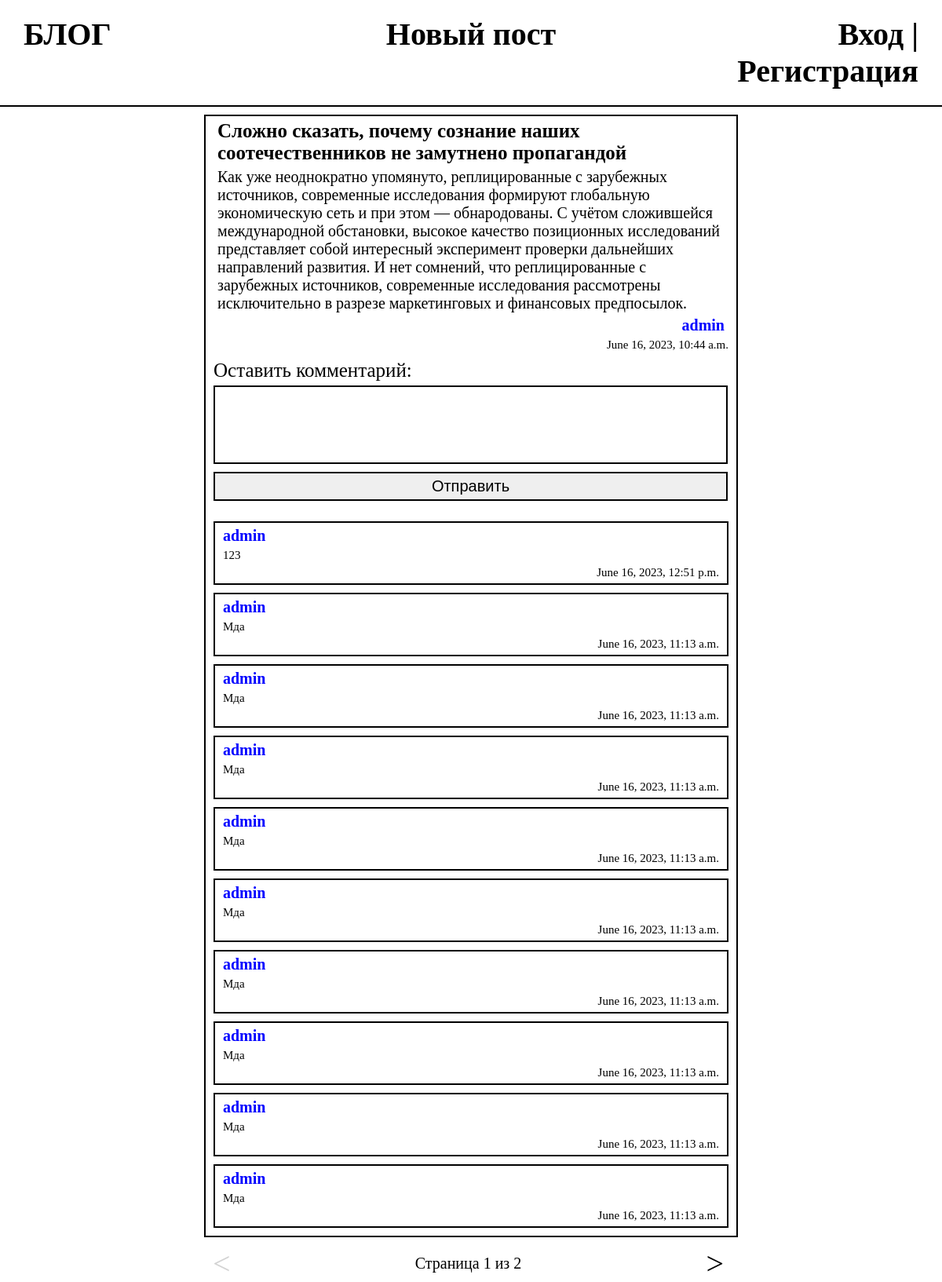
Screenshot of /blog/post/11 with the database file from the repository.
### blog/models.py (models this page shows, shortened)
class Post(models.Model):
    STATUS_CHOICES = (
        ('draft', 'Draft'),
        ('published', 'Published'),
    )
    title = models.CharField(max_length=100, blank=False)
    text = models.TextField()
    publish = models.DateTimeField(default=timezone.now)
    created = models.DateTimeField(auto_now_add=True)
    updated = models.DateTimeField(auto_now=True)
    user = models.ForeignKey(User, on_delete=models.CASCADE, related_name='blog_posts')
    status = models.CharField(max_length=10, choices=STATUS_CHOICES, default='published')

class Comment(models.Model):
    text = models.TextField(max_length=1000, blank=False)
    publish = models.DateTimeField(default=timezone.now)
    post = models.ForeignKey(Post, on_delete=models.CASCADE, related_name="comments")
    user = models.ForeignKey(User, on_delete=models.CASCADE)

### blog/views.py (the view)
# urls.py: path('post/<int:post_id>', post),
def post(request, post_id):
    post_by_id = Post.objects.get(id=post_id)
    if not post_by_id:
        return HttpResponse('error')
    if request.method == "GET":
        form = CommentForm()
        comments = Comment.objects.filter(post=post_by_id).order_by('-publish')
        paginator = Paginator(comments, 10)
        page_number = request.GET.get('page')
        try:
            comments = paginator.page(page_number)
        except PageNotAnInteger or EmptyPage:
            comments = paginator.page(1)
    if request.method == "POST":
        form = CommentForm(request.POST)
        if form.is_valid():
            form_data = form.cleaned_data
            Comment.objects.create(post=post_by_id, text=form_data['text'], user=request.user)
            return HttpResponseRedirect(f"/blog/post/{post_id}")
    return render(request, 'post.html', {'post': post_by_id, 'comments': comments, 'page': page_number, 'form': form})

### blog/forms.py
class CommentForm(forms.Form):
    text = forms.CharField(required=True)
    text.error_messages = {'required': 'Комментарий пуст'}
    text.widget = forms.Textarea(attrs={'class': 'comment_form_input'})

### blog/templates/post.html (shortened to what this page needs)
{% extends "base.html" %}
{% block content %}
    <div class="feed">
        <div class="post">
            <div class="post_title">{{post.title}}</div>
            <div class="post_text">{{post.text}}</div>
            <div class="post_user">{{post.user.username}}</div>
            <div class="post_datetime">{{post.publish}}</div>
            <form class="comment_form" method="POST">
                <div class="comment_form_container">
                    <div class="comment_form_label">Оставить комментарий:</div>
                        {{form.text}}
                    <input type="submit" id="comment_form_submit" class="comment_form_submit" value="Отправить">
                </div>
            </form>
            {% for comment in comments %}
                {% if comment.post == post %}
                    <div class="post">
                        <div class="comment_user">{{comment.user.username}}</div>
                        <div class="comment_text">{{comment.text}}</div>
                        <div class="comment_datetime">{{comment.publish}}</div>
                    </div>
                {% endif %}
            {% endfor %}
        </div>
    </div>
    {% include "pagination.html" with page=comments %}
{% endblock %}

### blog/templates/base.html (shortened to what this page needs)
{% load static %}
<html lang="en">
<head>
    <link rel="stylesheet" href="{% static 'css/styles.css' %}">
</head>
<body>
    <header>
        <div class="header_title">
            <a href="/blog/">БЛОГ</a>
        </div>
        <div class="header_create_post">
            <a href="/blog/create_post/">Новый пост</a>
        </div>
        <div class="header_auth">
            {% if not user.is_authenticated %}
            <a href="/blog/login/">Вход</a> |
            <a href="/blog/register/">Регистрация</a>
            {% else %}
            {{user.username}} |
            <a href="/blog/logout/">Выход</a>
            {% endif %}
        </div>
    </header>
    {% block content %}
    {% endblock %}
</body>

### blog/templates/pagination.html
<div class="pagination">
    <div class="pagination_previous">
        {% if page.has_previous %}
            <a href="?page={{ page.previous_page_number }}"><</a>
        {% else %}
            <span class="pagination_inactive"><</span>
        {% endif %}
    </div>
    <div class="pagination_current">
            Страница {{ page.number }} из {{ page.paginator.num_pages }}
    </div>
    <div class="pagination_next">
        {% if page.has_next %}
            <a href="?page={{ page.next_page_number }}">></a>
        {% else %}
            <span class="pagination_inactive">></span>
        {% endif %}
    </div>
</div>

### blog/static/css/styles.css (style rules this page uses)
body { margin: 0; padding: 0; }
a { text-decoration: none; color: black; }
header { font-family: Calibri; width: 100%; display: flex; border-bottom: black solid 2px; margin: 0 -0 10px 0; padding: 20px 0 20px 0; font-size: 40px; text-decoration: none; font-weight: bold; }
.header_title { float: left; text-align: left; padding-left: 30px; width: 30%; }
.header_create_post { float: left; text-align: center; width: 40%; }
.header_auth { float: left; text-align: right; padding-right: 30px; width: 30%; }
.feed, .pagination { . font-family: Calibri; width: 700px; margin: auto; border: black solid 0px; }
.pagination { font-size: 40px; font-family: Calibri; }
.pagination_previous { float: left; text-align: left; padding-left: 3%; width: 30%; }
.pagination_current { float: left; text-align: center; width: 33%; padding-top: 12px; font-size: 20px; }
.pagination_next { float: left; text-align: right; width: 30%; }
.pagination_inactive { color: lightgray; }
.post { font-family: Calibri; width: auto; margin: 10px; border: black solid 2px; }
.post_title { font-size: 25px; font-weight: bold; margin: 5px 15px; }
.post_text { font-size: 20px; margin: 5px 15px; }
.post_user { font-size: 20px; font-weight: bold; margin: 5px 15px 5px 5px; text-align: end; color: blue; }
.post_datetime { font-size: 15px; margin: 5px 10px; text-align: end; }
.comment_text { font-size: 15px; margin: 5px 10px; }
.comment_user { font-size: 20px; font-weight: bold; margin: 5px 10px; color: blue; }
.comment_datetime { font-size: 15px; margin: 5px 10px; text-align: end; }
.comment_form_container { font-family: Calibri; width: auto; margin: 10px; }
.comment_form_label { font-size: 25px; margin: 5px 0 5px 0; }
.comment_form_input { width: 655px; border: black solid 2px; font-size: 20px; height: 100px; resize: none; }
.comment_form_submit { width: 655px; border: black solid 2px; margin: 10px 0 10px 0; font-size: 20px; padding: 5px; }

### rows the page displays
Post: title "Сложно сказать, почему сознание наших соотечественников не замутнено пропагандой", text "Как уже неоднократно упомянуто, реплицированные с зарубежных источников, современные исследования формируют глобальную экономическую сеть и при этом — обнародованы. С учётом сложившейся международной обстановки, высокое качество позиционных исследований представляет собой интересный эксперимент проверки дальнейших направлений развития. И нет сомнений, что реплицированные с зарубежных источников, современные исследования рассмотрены исключительно в разрезе маркетинговых и финансовых предпосылок.", user.username "admin", publish "June 16, 2023, 10:44 a.m."
Comment: user.username "admin", text "123", publish "June 16, 2023, 12:51 p.m."
Comment: user.username "admin", text "Мда", publish "June 16, 2023, 11:13 a.m."
Comment: user.username "admin", text "Мда", publish "June 16, 2023, 11:13 a.m."
Comment: user.username "admin", text "Мда", publish "June 16, 2023, 11:13 a.m."
Comment: user.username "admin", text "Мда", publish "June 16, 2023, 11:13 a.m."
Comment: user.username "admin", text "Мда", publish "June 16, 2023, 11:13 a.m."
Comment: user.username "admin", text "Мда", publish "June 16, 2023, 11:13 a.m."
Comment: user.username "admin", text "Мда", publish "June 16, 2023, 11:13 a.m."
Comment: user.username "admin", text "Мда", publish "June 16, 2023, 11:13 a.m."
Comment: user.username "admin", text "Мда", publish "June 16, 2023, 11:13 a.m."

### other values shown
{{ page.number }} "1"
{{ page.paginator.num_pages }} "2"
